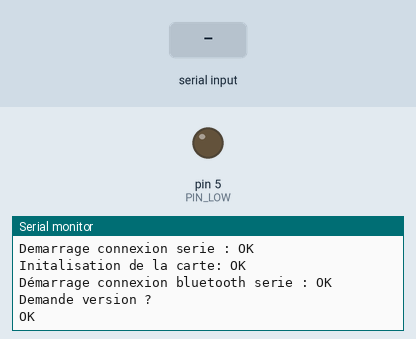
This sketch was run on a simulated Arduino Uno, built with avr-gcc and run on an emulated ATmega328P. On the bench: output pins drawn as LEDs (lit = HIGH), the last lines printed to the serial monitor. The test bench sets the inputs (shaded band). The modem accepts every AT command (registered, SIM ready, sends succeed) and sends nothing else.

Above: at 1.2 s.
1.3 s: "1" received over Serial
At 1.8 s:
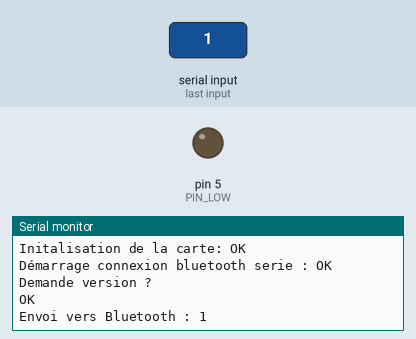
2.9 s: "1" received over the second serial link
At 4.3 s:
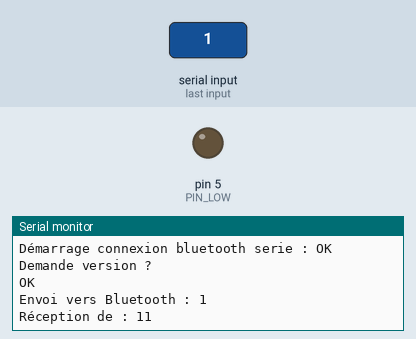

The sketch:

carte_2.ino
```cpp
#include "constantes.h"

float TEMPERATURE; // dernière température mesurée

SoftwareSerial BTSerie(TX,RX);

void setup() {
  ACTIF = 0;
  InitCommunicationSerie();
  Serial.println("Initalisation de la carte: OK");
  //On configure les broches d'entrée et de sorties de la carte (voir le fichier constantes.h pour les valeurs de TX et RX)
  pinMode(TX, INPUT);
  pinMode(RX, OUTPUT);

  pinMode(PIN_LOW, OUTPUT);
  digitalWrite(PIN_LOW, LOW); // Low sur la patte courte des LED

  InitCommunicationBluetoothSerie();
  configModuleBT();

}
//Cette fonction intialise la connextion série
void InitCommunicationSerie() {
  Serial.begin(9600);
  Serial.println("Demarrage connexion serie : OK");
}

// Cette fonction initialise la connextion série avec le module Bluetooth
void InitCommunicationBluetoothSerie() {
  BTSerie.begin(9600); //38400 / 57600 / 38400
  while (!BTSerie) {
    Serial.println("Attente réponse bluetooth");
  }
  Serial.println("Démarrage connexion bluetooth serie : OK");
}

//Cette fonction demande sa version au module bluetooth
void configModuleBT() {
  char c;
  BTSerie.print("AT+VERSION?");
  BTSerie.print("\r\n");
  Serial.println("Demande version ?");
  //lecture caractère par caractère de la réponse
  while (BTSerie.available()) {
    c = BTSerie.read();
    Serial.print(c);
  }
}
//fonction qui s'exécute lorsque l'on envoie le code '1' au radar (voir fonction loop plus bas) pour l'activer
void hello() {
  //on passe cette constante à 1 : cela veut dire que le dispositif est activé et qu'un terminal Bluetooth peut l'interroger, pour lui demander la distance mesurée notamment.
  ACTIF = 1;
  //TODO : dire bonjour
}

//fonction qui affiche la dernière distance mesurée par le capteur à US - cela ne marche que si le radar est actif c'est à dire que l'on a axécuté la fonction hello auparavant
void temperature() {
  if (ACTIF == 1) {
    // Demander la température au modèle
    BTSerie.print(F("La température est de : "));
    BTSerie.print(TEMPERATURE);
  } else {
    BTSerie.println("Le thermomètre est inactif\r\n");
  }
}

//Eteint le dispositif et envoie un signal avec les LED pour saluer l'utilisateur et lui indiquer qu'il a désacttivé le dispositif
void goodbye() {
  // on désactive le dispositif
  ACTIF = 0;


}

/*Cette fonction vérifie en permanence:
- si un utilisateur a saisi quelque chose depuis le terminal Bluetooth, et si cette saisie peut être interprétée, le système active la bonne fonction
- si un utilisateur a saisi quelque chose depuis la console (envoi sur le port série), auquel cas il l'envoie au terminal Bluetooth
*/
void loop() {
  char c;

  if (BTSerie.available()) {
    Serial.print("\nRéception de : ");

    while (BTSerie.available()) {
      c = BTSerie.read();
      Serial.print(c);
      switch(c){
        case '1' : hello();
        break;
        case '2' : temperature();
        break;
        case '0' : goodbye();
        break;
      }
      Serial.print(c);
    }
  }

  if (Serial.available()) {
    Serial.print("Envoi vers Bluetooth : ");
    while (Serial.available()) {
      c = Serial.read();
      Serial.print(c);
      BTSerie.print(c);
    }
  }
  delay(200);
}
```

constantes.h
```cpp
#include <SoftwareSerial.h>

const int RX = 11; // Broche RX du module bluetooth
const int TX = 10;    // Broche TX du module bluetooth

/* Constantes pour les broches */
const int TRIGGER_PIN = 12; // Broche TRIGGER du module ultrasons
const int ECHO_PIN = 13;    // Broche ECHO du module ultrasons

const int PIN_VERT = 2;    // Broche VERT
const int PIN_ORANGE = 3;    // Broche ORANGE
const int PIN_ROUGE = 4;    // Broche ROUGE
const int PIN_LOW = 5;    // Broche des cathodes à LOW

/* Seuil pour l'allumage des LED en millimètres */
const int SEUIL_VERT = 3000;
const int SEUIL_ORANGE = 500;
const int SEUIL_ROUGE = 200;

int ETAT; // Pin de la dernière led allumee

int ACTIF; // 0 si le radar est désactivé, 1 sinon


/* Constantes pour le timeout */
const unsigned long MEASURE_TIMEOUT = 25000UL; // 25ms = ~8m à 340m/s

/* Vitesse du son dans l'air en mm/us */
const float SOUND_SPEED = 340.0 / 1000;
```

Measured:
- after the input at 1.3 s, the serial monitor: prints a new line after 0.17 s (image 1)
- after the input at 2.9 s, the serial monitor: prints a new line after 0.17 s (image 2)
